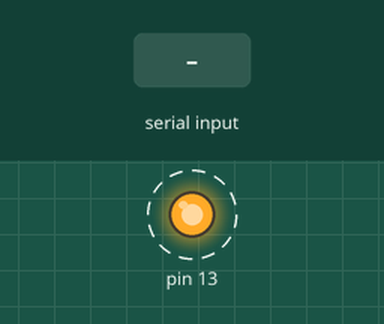
Recording of a sketch running on a simulated Arduino Uno, built with avr-gcc and run on an emulated ATmega328P. Shown: output pins drawn as LEDs (lit = HIGH). Dashed ring = blinking. The inputs (shaded band) are chosen by the test bench.

Above: at 0.87 s.
1.3 s: "0" received over Serial
At 2.7 s:
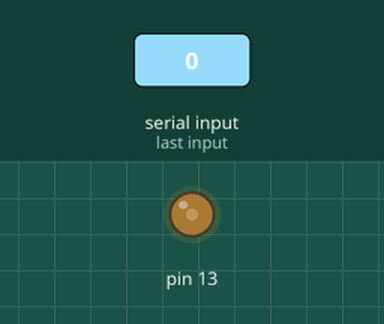
3.0 s: "1" received over Serial
At 3.15 s:
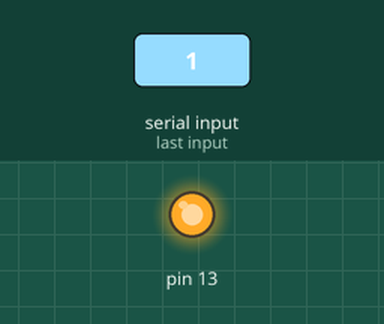
At 3.65 s:
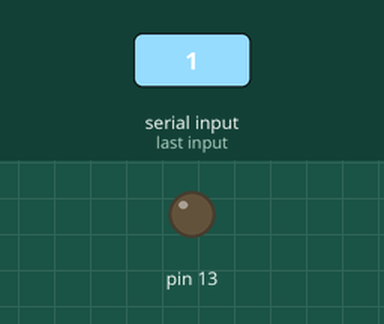
Timing chart, 0 to 12.0 s (numbered marks = the images above; inputs shaded):
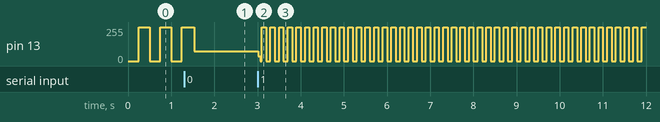

Measured:
- after the input at 3.0 s, pin 13: 72/255 → 37/255 at once, then moves between 0/255 and 255/255, repeating every 0.60 s

The sketch:

l2_5_3.ino
```cpp
void setup() {
    Serial.begin(9600);
    pinMode(13, OUTPUT);
}

int delayTime = 250;

void loop() {
    if (Serial.available() > 0) {
        int digit = Serial.read();
        if (digit == '0') delayTime = 0;
        if (digit == '1') delayTime = 100;
    }
    delay(delayTime);
    digitalWrite(13, HIGH);
    delay(delayTime);
    digitalWrite(13, LOW);
}
```
